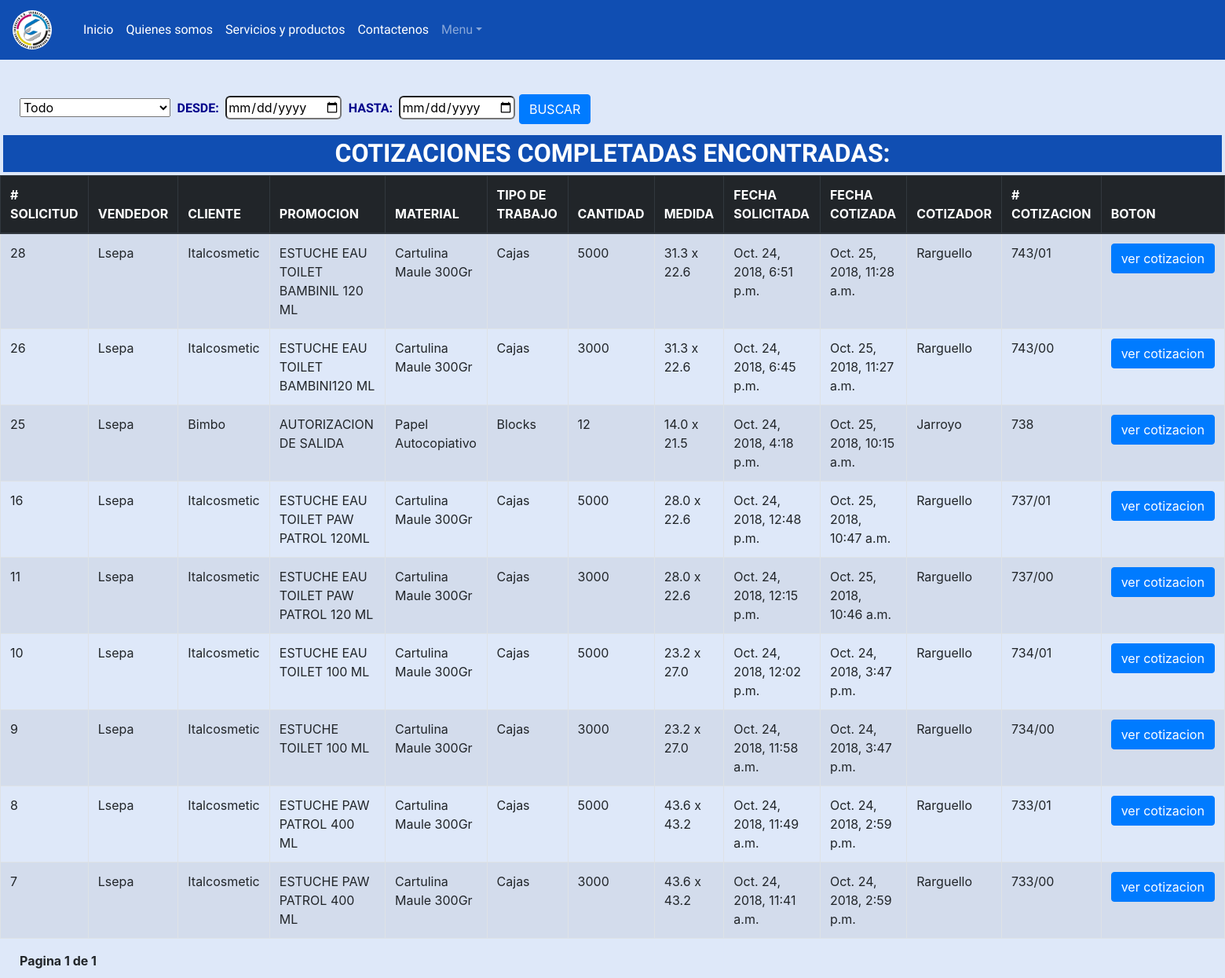
Page /cotizacion/ (signed in) on the committed database.
### cotizacion/models.py (models this page shows, shortened)
class CotizacionesSolicitadas(models.Model):
    num_solicitud = models.AutoField(primary_key = True)
    vendedor = models.CharField(max_length=20, blank=True)
    trabajo = models.CharField(max_length=40)
    nombre_cliente = models.ForeignKey(Clientes, on_delete=models.PROTECT, related_name="client")
    tipo_trabajo = models.CharField(max_length=30,null=True,blank=True)
    cantidad = models.IntegerField()
    material = models.CharField(max_length=30,null=True,blank=True)
    descripcion_material = models.CharField(max_length=30,null=True,blank=True)
    medida_alto = models.FloatField(null=True,blank=True,validators=[MaxValueValidator(99)])
    medida_ancho = models.FloatField(null=True,blank=True,validators=[MaxValueValidator(99)])
    impresion_tiro = models.CharField(max_length=30,null=True,blank=True)
    impresion_retiro = models.CharField(max_length=30,null=True,blank=True)
    uv = models.CharField(max_length=30,null=True,blank=True)
    laminado = models.CharField(max_length=30,null=True,blank=True)
    troquelado = models.CharField(max_length=30,null=True,blank=True)
    material2 = models.CharField(max_length=30,null=True,blank=True,default="")
    medida_alto_2 = models.FloatField(null=True,blank=True,validators=[MaxValueValidator(99)], default=0)
    medida_ancho_2 = models.FloatField(null=True,blank=True,validators=[MaxValueValidator(99)], default=0)
    descripcion_material2 = models.CharField(max_length=30,null=True,blank=True,default="")
    impresion_tiro2 = models.CharField(max_length=30,null=True,blank=True,default="")
    impresion_retiro2 = models.CharField(max_length=30,null=True,blank=True,default="")
    uv2 = models.CharField(max_length=30,null=True,blank=True,default="")
    laminado2 = models.CharField(max_length=30,null=True,blank=True,default="")
    troquelado2 = models.CharField(max_length=30,null=True,blank=True,default="")
    material3 = models.CharField(max_length=30,null=True,blank=True,default="")
    medida_alto_3 = models.FloatField(null=True,blank=True,validators=[MaxValueValidator(99)], default=0)
    medida_ancho_3 = models.FloatField(null=True,blank=True,validators=[MaxValueValidator(99)], default=0)
    descripcion_material3 = models.CharField(max_length=30,null=True,blank=True,default="")
    impresion_tiro3 = models.CharField(max_length=30,null=True,blank=True,default="")
    impresion_retiro3 = models.CharField(max_length=30,null=True,blank=True,default="")
    uv3 = models.CharField(max_length=30,null=True,blank=True,default="")
    laminado3 = models.CharField(max_length=30,null=True,blank=True,default="")
    troquelado3 = models.CharField(max_length=30,null=True,blank=True,default="")
    material4 = models.CharField(max_length=30,null=True,blank=True, default="")
    medida_alto_4 = models.FloatField(null=True,blank=True,validators=[MaxValueValidator(99)], default=0)
    medida_ancho_4 = models.FloatField(null=True,blank=True,validators=[MaxValueValidator(99)], default=0)
    descripcion_material4 = models.CharField(max_length=30,null=True,blank=True, default="")
    impresion_tiro4 = models.CharField(max_length=30,null=True,blank=True, default="")
    impresion_retiro4 = models.CharField(max_length=30,null=True,blank=True, default="")
    uv4 = models.CharField(max_length=30,null=True,blank=True, default="")
    laminado4 = models.CharField(max_length=30,null=True,blank=True, default="")
    troquelado4 = models.CharField(max_length=30,null=True,blank=True, default="")
    material5 = models.CharField(max_length=30,null=True,blank=True, default="")
    medida_alto_5 = models.FloatField(null=True,blank=True,validators=[MaxValueValidator(99)],default=0)
    medida_ancho_5 = models.FloatField(null=True,blank=True,validators=[MaxValueValidator(99)],default=0)
    descripcion_material5 = models.CharField(max_length=30,null=True,blank=True, default="")
    impresion_tiro5 = models.CharField(max_length=30,null=True,blank=True, default="")
    impresion_retiro5 = models.CharField(max_length=30,null=True,blank=True, default="")
    uv5 = models.CharField(max_length=30,null=True,blank=True, default="")
    laminado5 = models.CharField(max_length=30,null=True,blank=True, default="")
    troquelado5 = models.CharField(max_length=30,null=True,blank=True, default="")
    cantidad2 = models.IntegerField(null=True, blank=True, default=0)
    cantidad3 = models.IntegerField(null=True, blank=True, default =0)
    fecha_solicitada = models.DateTimeField(auto_now_add=True)
    detalles = models.CharField(max_length=300, blank=True,null=True)
    fecha_completada = models.DateTimeField(auto_now=True)
    cotizador = models.CharField(max_length=20, blank=True)
    numero_cotizacion = models.CharField(max_length=20, blank=True)
    imagen = models.ImageField(upload_to="uploads/", blank=True, null=True, default="none")
    procesado_por = models.CharField(max_length=25,default=" ",blank=True)

class Clientes(models.Model):
    nombre = models.CharField(max_length=40, unique=True)
    vendedor_asociado = models.ForeignKey(Usuarios, on_delete=models.PROTECT)
    usuario = models.CharField(max_length=20, blank=True)
    def __str__(self):
        return self.nombre

### cotizacion/views.py (the view, shortened to what this page needs)
# urls.py: path("cotizacion/",views.cotizaciones_completadas, name="cotizaciones_completadas"),
@login_required
def cotizaciones_completadas(request):
    ver = False
    cotizaciones_existentes = CotizacionesSolicitadas.objects.all().filter(cotizador__exact="")
    clientes_creados = models.Clientes.objects.all().order_by("nombre")
    trabajos_creados = models.TipoDeTrabajo.objects.all().order_by("trabajo")
    cotizadores = models.Usuarios.objects.all().filter(categoria="COT").order_by("username")
    vendedores = models.Usuarios.objects.all().filter(categoria="VEN").order_by("username")
    if request.method == "GET" and request.user.categoria == "VEN":
        cotizaciones = CotizacionesSolicitadas.objects.all().exclude(cotizador__exact="").filter(vendedor=request.user).order_by("-fecha_solicitada")
        paginator = Paginator(cotizaciones,10)
        page = request.GET.get('page')
        cotizaciones_completadas = paginator.get_page(page)
        return render(request,"cotizaciones_completadas.html",{"cotizaciones_completadas":cotizaciones_completadas,"ver":ver,"clientes_creados":clientes_creados,"trabajos_creados":trabajos_creados,"cotizadores":cotizadores,"vendedores":vendedores, "cotizaciones_existentes":cotizaciones_existentes})

### templates/cotizaciones_completadas.html (shortened to what this page needs)
{% extends "base.html" %}
{% block content %}
<div class="container">
  <form enctype="multipart/form-data" method="POST">
  <select  class="seleccion" name="seleccion" onchange="filtros_busqueda(this)">
    <option value="Todo">Todo</option>
  </select>
  <label for="desde">DESDE:</label>
  <input id="desde" type="date" name="desde" value="">
  <label for="hasta">HASTA:</label>
  <input id="hasta" type="date" name="hasta" value="">
  <input type="submit" name="buscar" class="btn btn-primary" value="BUSCAR">
</div>
{% if ver == False %}
<h2>COTIZACIONES COMPLETADAS ENCONTRADAS:</h2>
<div class="">
<table class="table table-striped table-bordered">
<thead class="thead-dark">
    <th># SOLICITUD</th>
  <th>VENDEDOR</th>
  <th>CLIENTE</th>
  <th>PROMOCION</th>
  <th>MATERIAL</th>
  <th>TIPO DE TRABAJO</th>
  <th>CANTIDAD</th>
  <th>MEDIDA</th>
  <th>FECHA SOLICITADA</th>
  <th>FECHA COTIZADA</th>
  <th>COTIZADOR</th>
  <th># COTIZACION</th>
  <th>BOTON</th>
</thead>
{% for cotizacion in cotizaciones_completadas %}
{% if cotizacion.vendedor == user.username or user.categoria == "COT" or user.categoria == "ADM" %}
<tr>
  <form enctype="multipart/form-data" method="POST">
  <td name="numero">{{ cotizacion.num_solicitud }} </td>
  <td>{{ cotizacion.vendedor }} </td>
  <td>{{ cotizacion.nombre_cliente }} </td>
  <td>{{ cotizacion.trabajo}}</td>
  <td>{{ cotizacion.material }} </td>
  <td>{{ cotizacion.tipo_trabajo }} </td>
  <td>{{ cotizacion.cantidad }} </td>
  <td>{{ cotizacion.medida_ancho }} x {{ cotizacion.medida_alto }} </td>
  <td>{{ cotizacion.fecha_solicitada }}</td>
  <td>{{ cotizacion.fecha_completada }}</td>
  <td>{{ cotizacion.cotizador }}</td>
  <td>{{ cotizacion.numero_cotizacion }}</td>
  <td class="celda_boton"> <input type="submit" name="ver" value="ver cotizacion" class="btn btn-primary"></td>
  </tr>
  {% endif %}
  {% endfor %}
</table>
</div>
<div class="container">
<div class="pagination" >
    <span class="step-links">
        <span class="current" style="font-weight:bold">
            Pagina {{ cotizaciones_completadas.number }} de {{ cotizaciones_completadas.paginator.num_pages }}
        </span>
    </span>
</div>
</div>
{% endif %}
{% endblock %}

### static/css_propio/style.css (style rules this page uses)
label { color: darkblue; font-weight: bold; font-family: 'Exo 2', sans-serif; padding: 4px; }
h2 { color: white; font-weight: bold; font-family: 'Exo 2', sans-serif; margin: 4px; padding: 4px; text-align: center; background-color: #104eb2; }
input { border-radius: 6px; }
.container { margin:10px; align-content: center; }
body { background-color: #dee8f9; }
td { font-weight: normal; }

### rows in the picture
CotizacionesSolicitadas: num_solicitud "28", vendedor "Lsepa", nombre_cliente "Italcosmetic", trabajo "ESTUCHE EAU TOILET BAMBINIL 120 ML", material "Cartulina Maule 300Gr", tipo_trabajo "Cajas", cantidad "5000", medida_ancho "31.3", medida_alto "22.6", fecha_solicitada "Oct. 24, 2018, 6:51 p.m.", fecha_completada "Oct. 25, 2018, 11:28 a.m.", cotizador "Rarguello", numero_cotizacion "743/01"
CotizacionesSolicitadas: num_solicitud "26", vendedor "Lsepa", nombre_cliente "Italcosmetic", trabajo "ESTUCHE EAU TOILET BAMBINI120 ML", material "Cartulina Maule 300Gr", tipo_trabajo "Cajas", cantidad "3000", medida_ancho "31.3", medida_alto "22.6", fecha_solicitada "Oct. 24, 2018, 6:45 p.m.", fecha_completada "Oct. 25, 2018, 11:27 a.m.", cotizador "Rarguello", numero_cotizacion "743/00"
CotizacionesSolicitadas: num_solicitud "25", vendedor "Lsepa", nombre_cliente "Bimbo", trabajo "AUTORIZACION DE SALIDA", material "Papel Autocopiativo", tipo_trabajo "Blocks", cantidad "12", medida_ancho "14.0", medida_alto "21.5", fecha_solicitada "Oct. 24, 2018, 4:18 p.m.", fecha_completada "Oct. 25, 2018, 10:15 a.m.", cotizador "Jarroyo", numero_cotizacion "738"
CotizacionesSolicitadas: num_solicitud "16", vendedor "Lsepa", nombre_cliente "Italcosmetic", trabajo "ESTUCHE EAU TOILET PAW PATROL 120ML", material "Cartulina Maule 300Gr", tipo_trabajo "Cajas", cantidad "5000", medida_ancho "28.0", medida_alto "22.6", fecha_solicitada "Oct. 24, 2018, 12:48 p.m.", fecha_completada "Oct. 25, 2018, 10:47 a.m.", cotizador "Rarguello", numero_cotizacion "737/01"
CotizacionesSolicitadas: num_solicitud "11", vendedor "Lsepa", nombre_cliente "Italcosmetic", trabajo "ESTUCHE EAU TOILET PAW PATROL 120 ML", material "Cartulina Maule 300Gr", tipo_trabajo "Cajas", cantidad "3000", medida_ancho "28.0", medida_alto "22.6", fecha_solicitada "Oct. 24, 2018, 12:15 p.m.", fecha_completada "Oct. 25, 2018, 10:46 a.m.", cotizador "Rarguello", numero_cotizacion "737/00"
CotizacionesSolicitadas: num_solicitud "10", vendedor "Lsepa", nombre_cliente "Italcosmetic", trabajo "ESTUCHE EAU TOILET 100 ML", material "Cartulina Maule 300Gr", tipo_trabajo "Cajas", cantidad "5000", medida_ancho "23.2", medida_alto "27.0", fecha_solicitada "Oct. 24, 2018, 12:02 p.m.", fecha_completada "Oct. 24, 2018, 3:47 p.m.", cotizador "Rarguello", numero_cotizacion "734/01"
CotizacionesSolicitadas: num_solicitud "9", vendedor "Lsepa", nombre_cliente "Italcosmetic", trabajo "ESTUCHE TOILET 100 ML", material "Cartulina Maule 300Gr", tipo_trabajo "Cajas", cantidad "3000", medida_ancho "23.2", medida_alto "27.0", fecha_solicitada "Oct. 24, 2018, 11:58 a.m.", fecha_completada "Oct. 24, 2018, 3:47 p.m.", cotizador "Rarguello", numero_cotizacion "734/00"
CotizacionesSolicitadas: num_solicitud "8", vendedor "Lsepa", nombre_cliente "Italcosmetic", trabajo "ESTUCHE PAW PATROL 400 ML", material "Cartulina Maule 300Gr", tipo_trabajo "Cajas", cantidad "5000", medida_ancho "43.6", medida_alto "43.2", fecha_solicitada "Oct. 24, 2018, 11:49 a.m.", fecha_completada "Oct. 24, 2018, 2:59 p.m.", cotizador "Rarguello", numero_cotizacion "733/01"
CotizacionesSolicitadas: num_solicitud "7", vendedor "Lsepa", nombre_cliente "Italcosmetic", trabajo "ESTUCHE PAW PATROL 400 ML", material "Cartulina Maule 300Gr", tipo_trabajo "Cajas", cantidad "3000", medida_ancho "43.6", medida_alto "43.2", fecha_solicitada "Oct. 24, 2018, 11:41 a.m.", fecha_completada "Oct. 24, 2018, 2:59 p.m.", cotizador "Rarguello", numero_cotizacion "733/00"

### other values in the picture
{{ cotizaciones_completadas.number }} "1"
{{ cotizaciones_completadas.paginator.num_pages }} "1"
